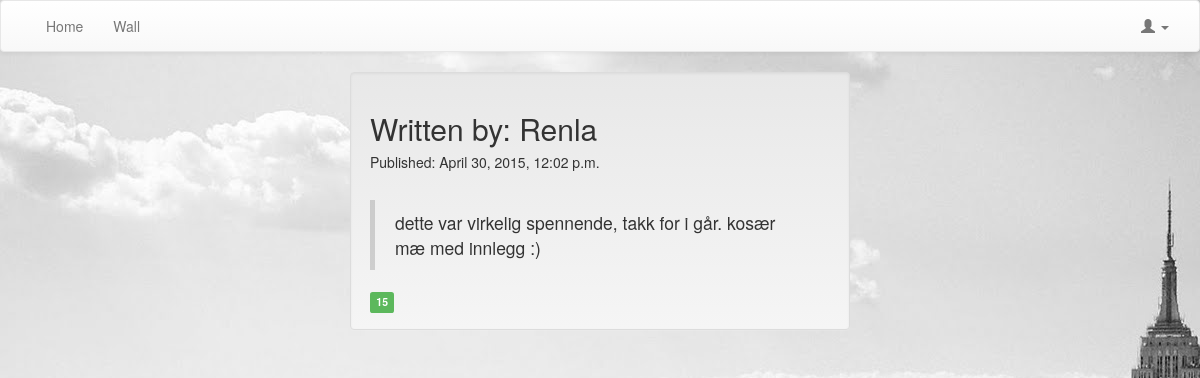
The page /kvittr_messages/23/ on the database its author committed.
### kvittr_messages/models.py (models this page shows, shortened)
class Message(models.Model):
	message = models.TextField()
	created_by = models.ForeignKey(User, related_name="created_message")
	created_datetime = models.DateTimeField()
	likes = models.PositiveIntegerField(default=0)
	class Meta:
		ordering = ['-id']

### kvittr_messages/views.py (the view)
# urls.py: url(r'^(\d+)/$', views.message_details, name='message_details'),
def message_details(request, message_id):
	message = Message.objects.get(pk=message_id)
	messages = Message.objects.all()
	context = {'message': message}
	return render(request, 'kvittr_messages/message_details.html', context)

### kvittr_messages/templates/kvittr_messages/message_details.html (shortened to what this page needs)
{% extends 'theme/base.html' %}
{% load staticfiles %}
{% block extra_head %}
        <link rel="stylesheet" href="{% static "kvittr_messages/css/style.css" %}">
{% endblock extra_head %}
{% block pagecontent %}
	<div class="well well_center">
		<h2>Written by: {{ message.created_by }} </h2>
		<h5>Published: {{ message.created_datetime }} </h5>
                <br>
        <blockquote>{{ message.message }}</blockquote>
                <span class="label label-success label-as-badge" id="id-likes-for-message-{{ message.id }}">{{ message.likes }}</span>
	</div>
{% endblock %}

### kvittr_messages/static/kvittr_messages/css/style.css (style rules this page uses)
body { background-image: url("/static/kvittr_messages/images/background.jpg"); background-repeat:no-repeat; }
.well_center { width: 500px; margin-left: auto; margin-right: auto; }

### rows shown on the page
Message: created_by "Renla", created_datetime "April 30, 2015, 12:02 p.m.", message "dette var virkelig spennende, takk for i går. kosær mæ med innlegg :)", likes "15"
